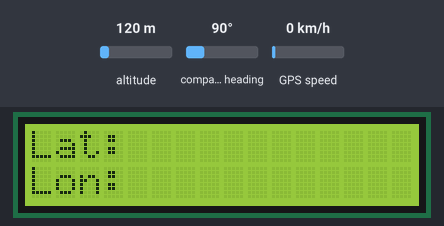
Bench run of a sketch on a simulated Arduino Uno, built with avr-gcc and run on an emulated ATmega328P. Parts: 16×2 character LCD. Inputs (shaded band) come from the test bench; at power-on: altitude 120 m, compass heading 90°, GPS speed 0 km/h. The GPS gets a fix after 3 s at 37.7749, -122.4194 with 8 satellites; what the sketch prints to the serial monitor is not drawn.

Above: at 0.2 s.
At 3.2 s:
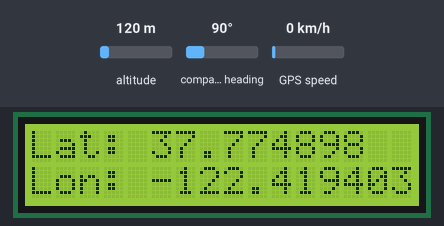

The sketch:

test_with_gps_device.ino
```cpp
#include <TinyGPS++.h>
#include <SoftwareSerial.h>
#include <LiquidCrystal_I2C.h>
//Pinos utilizados para conexao do modulo GPS
static const int RXPin = 4, TXPin = 3;
//Objeto TinyGPS++
TinyGPSPlus gps;
//Conexao serial do modulo GPS
SoftwareSerial Serial_GPS(RXPin, TXPin);
//Inicializa o display no endereco 0x3B
//e define o numero de colunas e linhas do display
LiquidCrystal_I2C lcd(0x3B, 16, 2);
void setup()
{
  //Baud rate Arduino
  Serial.begin(115200);
  //Baud rate Modulo GPS
  Serial_GPS.begin(9600);
  //Mostra informacoes iniciais no serial monitor
  Serial.println(F("Modulo GPS VK2828U7G5LF "));
  Serial.print(F("Biblioteca TinyGPS++ v. "));
  Serial.println(TinyGPSPlus::libraryVersion());
  Serial.println();
  //Inicializa o display LCD I2C
  lcd.init();
  lcd.backlight();
  //Informacoes iniciais no display
  lcd.setCursor(0, 0);
  lcd.print("Lat: ");
  lcd.setCursor(0, 1);
  lcd.print("Lon: ");
}
void loop()
{
  //Conexao com modulo GPS
  while (Serial_GPS.available() > 0)
    if (gps.encode(Serial_GPS.read()))
    {
      displayInfo();
    }
  if (millis() > 5000 && gps.charsProcessed() < 10)
  {
    Serial.println(F("GPS nao detectado! Verifique as conexoes..."));
    while (true);
  }
}
void displayInfo()
{
  //Mostra informacoes no Serial Monitor e no display LCD
  Serial.print(F("Coordenadas (lat/long): "));
  if (gps.location.isValid())
  {
    Serial.print(gps.location.lat(), 6); //latitude
    lcd.setCursor(5, 0);
    lcd.print(gps.location.lat(), 6);
    Serial.print(F(","));
    Serial.print(gps.location.lng(), 6); //longitude
    lcd.setCursor(5, 1);
    lcd.print(gps.location.lng(), 6);
  }
  else
  {
    Serial.print(F("INVALID"));
  }
  Serial.print(F("  Data/Hora: "));
  if (gps.date.isValid())
  {
    Serial.print(gps.date.day()); //dia
    Serial.print(F("/"));
    Serial.print(gps.date.month()); //mes
    Serial.print(F("/"));
    Serial.print(gps.date.year()); //ano
  }
  else
  {
    Serial.print(F("INVALID"));
  }
  Serial.print(F(" "));
  if (gps.time.isValid())
  {
    if (gps.time.hour() < 10) Serial.print(F("0"));
    Serial.print(gps.time.hour()); //hora
    Serial.print(F(":"));
    if (gps.time.minute() < 10) Serial.print(F("0"));
    Serial.print(gps.time.minute()); //minuto
    Serial.print(F(":"));
    if (gps.time.second() < 10) Serial.print(F("0"));
    Serial.print(gps.time.second()); //segundo
    Serial.print(F("."));
    if (gps.time.centisecond() < 10) Serial.print(F("0"));
    Serial.print(gps.time.centisecond());
  }
  else
  {
    Serial.print(F("INVALID"));
  }
  Serial.println();
}
```
